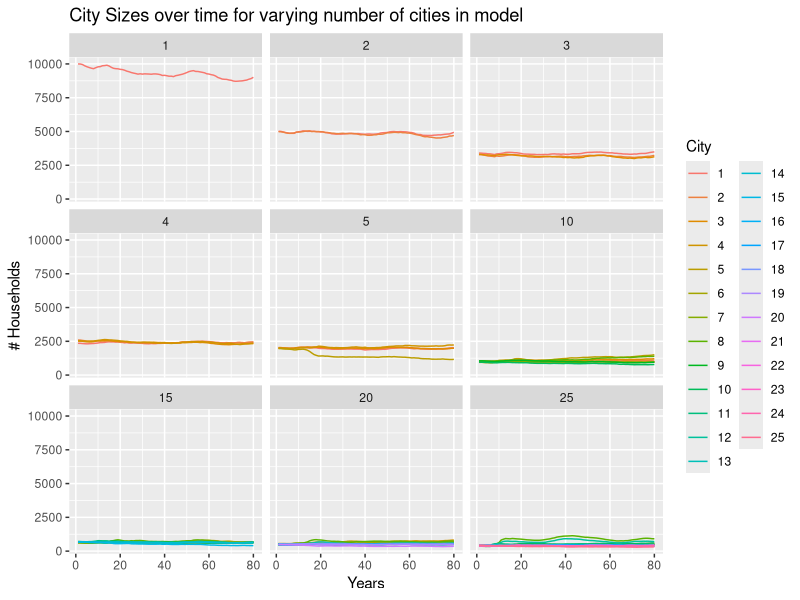
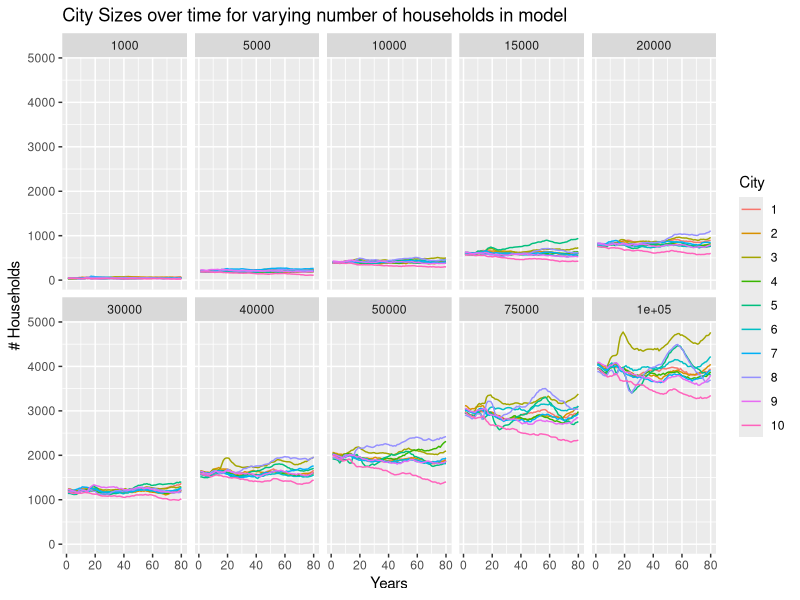

The R source for these figures, in order:
if(!require(reshape2)) install.packages("reshape2")
require(reshape2)
if(!require(ggplot2)) install.packages("ggplot2")
require(ggplot2)

results <- read.csv("EV-testing-cities-results.csv")
results <- cbind(rep(0:25, 24), results)
names(results)[names(results) == 'rep(0:25, 24)'] <- 'City'
results <- results[results$noOfCities %in% c(1, 2, 3, 4, 5, 10, 15, 20, 25), ]
results <- results[results$City != 0, ]
results <- results[results$X1 != 0, ]


    results$City <- as.factor(results$City)
    results <- results[order(results$noOfCities),]
    results$noOfCities <- round(results$noOfCities)
    dfm <- melt(results[, c(1, 3, 42:121)], id.vars=c("City", "noOfCities"))
    

    ggplot(dfm[dfm$City != 0, ], aes(x=as.numeric(variable), y=value, colour=City)) + 
        geom_line() + 
        xlab("Years") + 
        ylab("# Households") + 
        ggtitle("City Sizes over time for varying number of cities in model") +
        facet_wrap( ~ noOfCities, ncol=3)

   
results <- read.csv("EV-testing-households-results.csv")
#names(results)[names(results) == 'rep.0.5..9.'] <- 'City'
results <- results[results$City != 0, ]
results <- results[results$X1 != 0, ]

results$City <- as.factor(results$City)
results <- results[order(results$noOfHouseholds),]
results$noOfHouseholds <- round(results$noOfHouseholds)

dfm <- melt(results[, c(1, 4, 42:121)], id.vars=c("City", "noOfHouseholds"))
   
    
ggplot(dfm[dfm$City != 0, ], aes(x=as.numeric(variable), y=value, colour=City)) + 
    geom_line() + 
    xlab("Years") + 
    ylab("# Households") + 
    ggtitle("City Sizes over time for varying number of households in model") +
    facet_wrap( ~ noOfHouseholds, ncol=5)